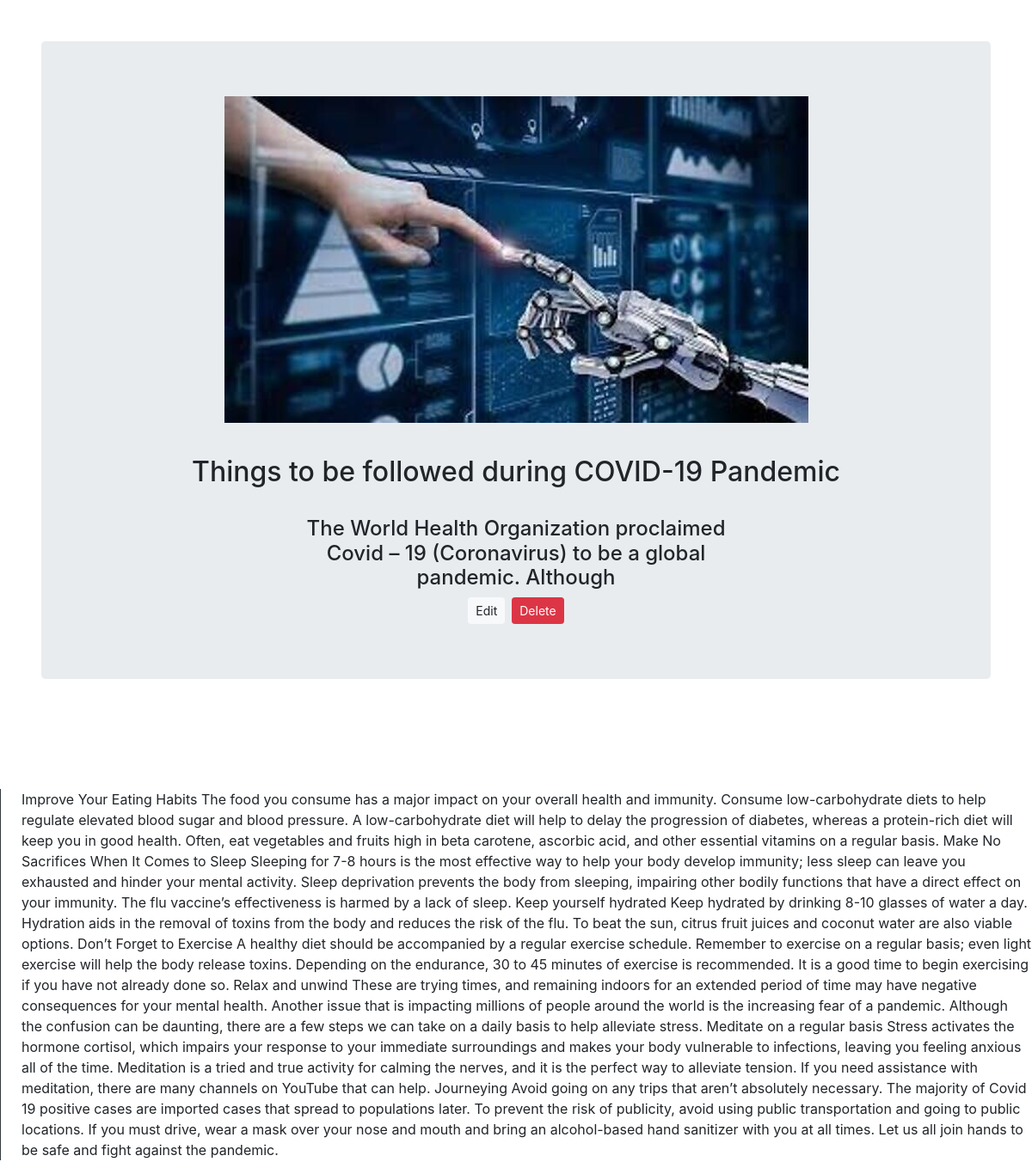
Screenshot of /view.php?id=2 with the database file from the repository.
### tables this page shows
CREATE TABLE `createBlog` (
  `id` int NOT NULL,
  `title` varchar(255) NOT NULL,
  `description` varchar(255) NOT NULL,
  `content` text NOT NULL,
  `img_name` varchar(50) NOT NULL,
  `img_path` varchar(100) NOT NULL
);

### logic.php (called while the page is built, shortened)
<?php
    $conn = mysqli_connect("localhost" , "Bala" , "Bala@2703" , "Blog");
    if(isset($_REQUEST['id']))
    {
        $id = $_REQUEST['id'];
        $sql =  "SELECT * FROM createBlog WHERE id = $id";
        $query  = mysqli_query($conn , $sql);
    }
    ?>

### view.php (the view, shortened to what this page needs)
<?php
include "logic.php"
?>
<!DOCTYPE html>
<html lang="en">
<head>
    <link rel="stylesheet" href="https://stackpath.bootstrapcdn.com/bootstrap/4.5.2/css/bootstrap.min.css">
</head>
<body>
        <?php foreach ($query as $q)
        {?>
            <div class="p-5 rounded-lg text-black text-center" style="justify-content:center;align-items:center;text-align:center" >
                <div class="jumbotron" style="background-size:cover;">
            <img src="<?php echo $q['img_path']?>" alt=""  >
            <br>
                <h2>
                   <br> <?php echo $q['title']; ?>
                </h2>
                <br>
                <h4 style="width: 50%;margin-left:25%">
                    <?php echo $q['description']?>
                </h4>
                <div class="d-flex mt-2 justify-content-center align-items-center">
                    <a class="btn btn-light btn-sm"  href="editblog.php?id=<?php echo $q['id']; ?>">Edit</a>
                    <form method="POST">
                        <button class="btn btn-danger btn-sm ml-2" name="Delete"  >Delete</button>
                    </form>
                </div>
                </div>
            </div>
                <p class="mt-5 border-left border-dark pl-4 " >
                    <?php echo $q['content']; ?>
                </p>
       <?php }?>
</body>
</html>

### rows the page displays
createblog: img_path (picture), title "Things to be followed during COVID-19 Pandemic", description "The World Health Organization proclaimed Covid – 19 (Coronavirus) to be a global pandemic. Although", content "Improve Your Eating Habits The food you consume has a major impact on your overall health and immunity. Consume low-carbohydrate diets to help regulate elevated blood sugar and blood pressure. A low-carbohydrate diet will help to delay the progression of diabetes, whereas a protein-rich diet will keep you in good health. Often, eat vegetables and fruits high in beta carotene, ascorbic acid, and other essential vitamins on a regular basis. Make No Sacrifices When It Comes to Sleep Sleeping for 7-8 hours is the most effective way to help your body develop immunity; less sleep can leave you exhausted and hinder your mental activity. Sleep deprivation prevents the body from sleeping, impairing…"
